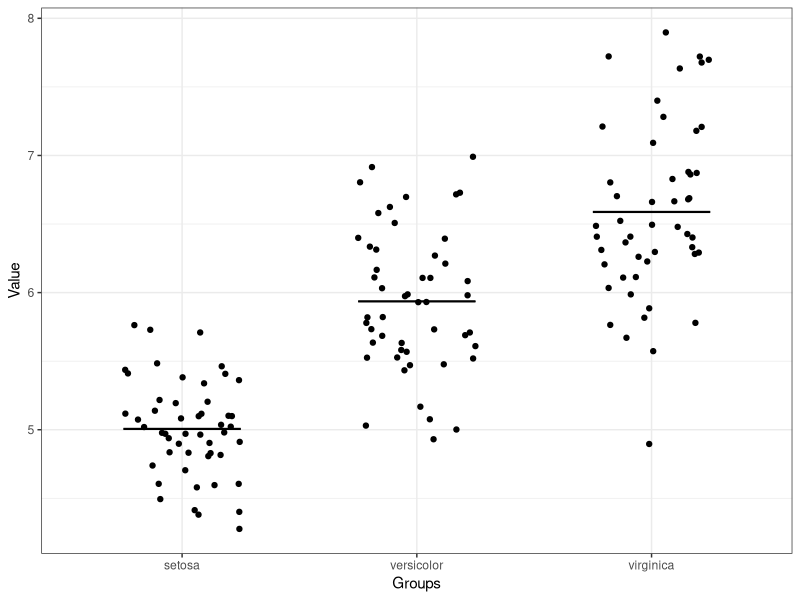
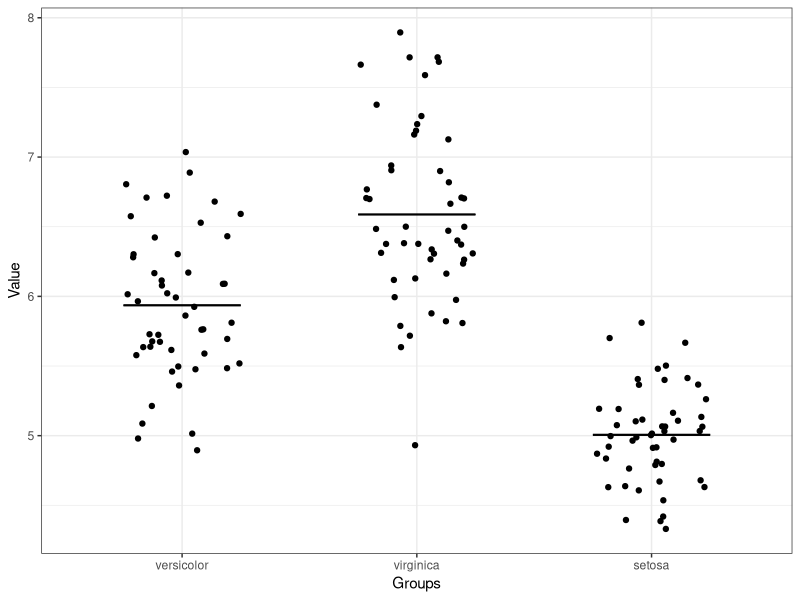

The R source for these figures, in order:
## ---- chunk 1
library(ggplot2)
#Found here:http://sharpstatistics.co.uk/r/ggplot2-guide/

#calculate the mean+-SD (the ymin is ==0 if mean-sd<0 and negative values make no sense)
myFunc = function(x) {
result = c(mean(x) - sd(x), mean(x) + sd(x))
if (result[1]<0){result[1]=0}
names(result) = c("ymin", "ymax")
result
}

theme_set(theme_bw())
g <- ggplot(iris, aes(Species, Sepal.Length)) + xlab("Groups") + ylab("Value")
g = g + geom_jitter(position=position_jitter(width=0.25))  
g = g + stat_summary(fun.data = "myFunc", geom = "errorbar", width = 0.5, size=0.5) 
g = g + stat_summary(fun.y=mean,fun.ymin = mean, fun.ymax = mean, geom="crossbar", size = 0.3, width=0.5) 
g


## ---- chunk 2
g <- ggplot(iris, aes(factor((Species),levels=c("versicolor", "virginica", "setosa")), Sepal.Length)) + xlab("Groups") + ylab("Value")
g = g + geom_jitter(position=position_jitter(width=0.25))  
g = g + stat_summary(fun.data = "myFunc", geom = "errorbar", width = 0.5, size=0.5) 
g = g + stat_summary(fun.y=mean,fun.ymin = mean, fun.ymax = mean, geom="crossbar", size = 0.3, width=0.5) 
g

